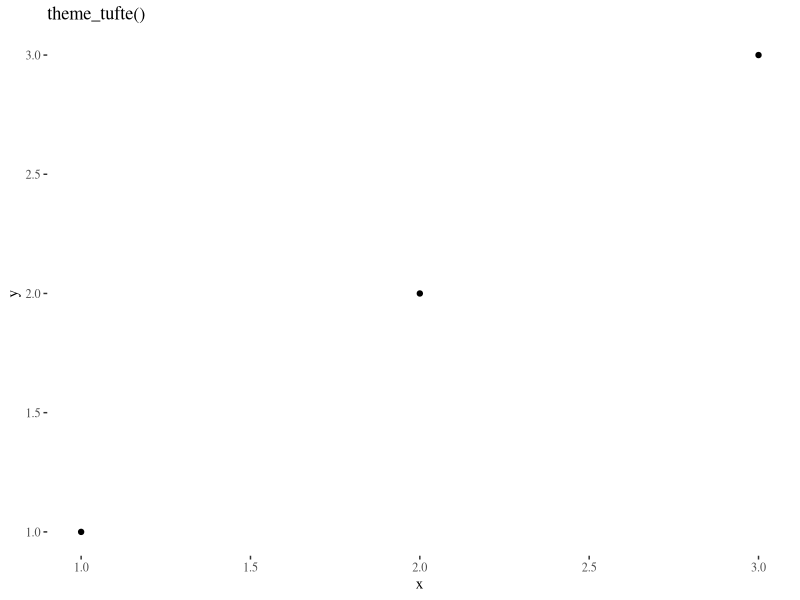
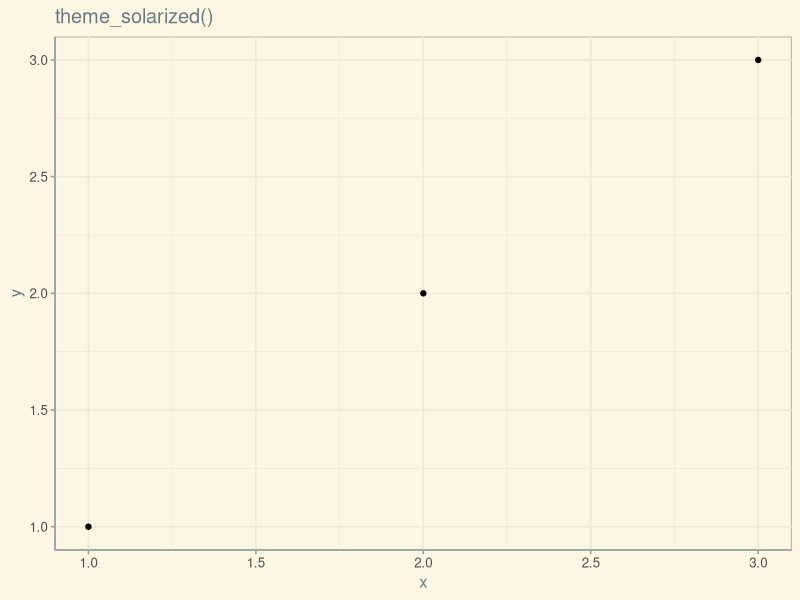
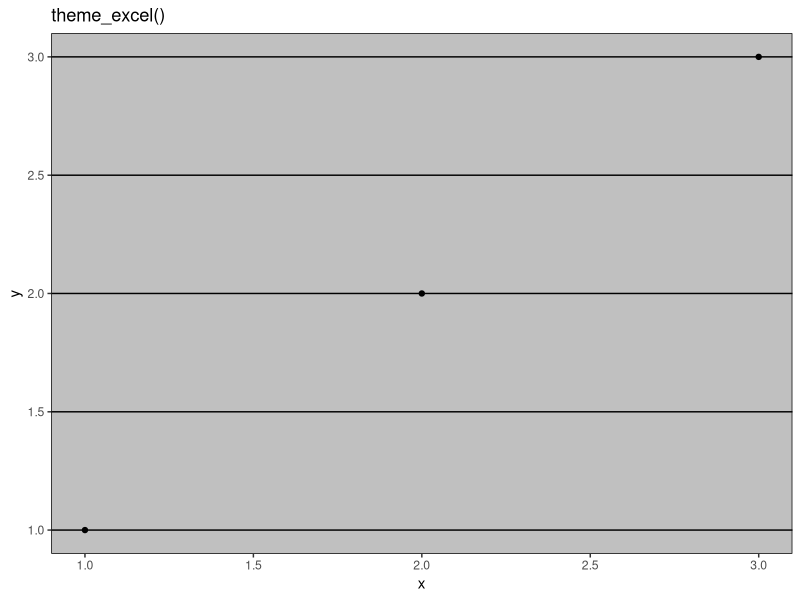

Source code (R) for these figures, in order:

# -------------------------------------------------------------------------
library(ggplot2)

# -------------------------------------------------------------------------

# -------------------------------------------------------------------------

library(ggthemes)

# -------------------------------------------------------------------------

df <- data.frame(x = 1:3, y = 1:3)

# -------------------------------------------------------------------------

df

# -------------------------------------------------------------------------


base <- ggplot(df, aes(x, y)) + geom_point()

# -------------------------------------------------------------------------
base + theme_tufte() + ggtitle("theme_tufte()")
base + theme_solarized() + ggtitle("theme_solarized()")
base + theme_excel() + ggtitle("theme_excel()") # ;)
